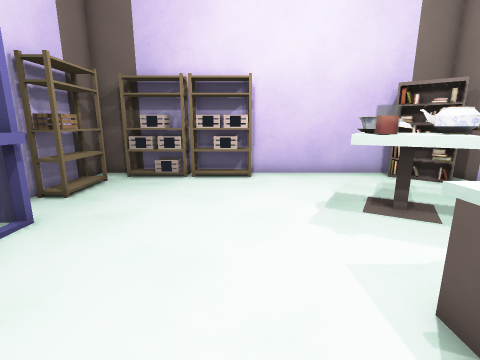
[1] (above)

12 first-person views from a walk through a level from a Godot 3-D game. The camera is 1.2 m above the floor, tilts 12° down and sees 85° across. The floor is counted in squares, 0.5 m on a side. Each view is taken from the middle of a square. On the plan, view 1 faces up. The plan holds only what a view shows up to about 18 squares ahead; the rest is blank. The place goes on beyond the plan. Some surface patterns are stand-ins.

[2]
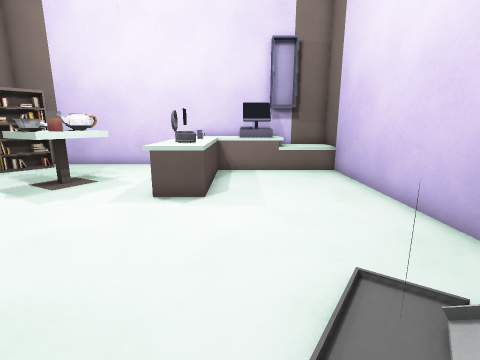

[3]
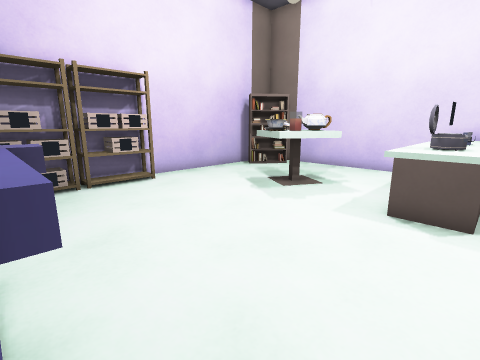

[4]
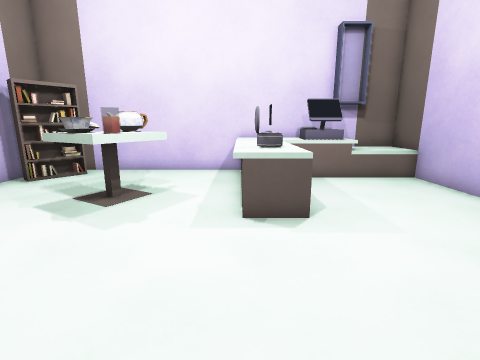

[5]
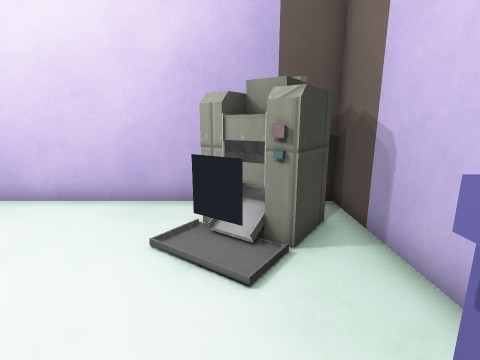

[6]
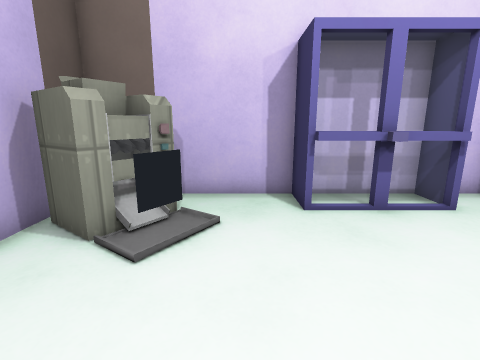

[7]
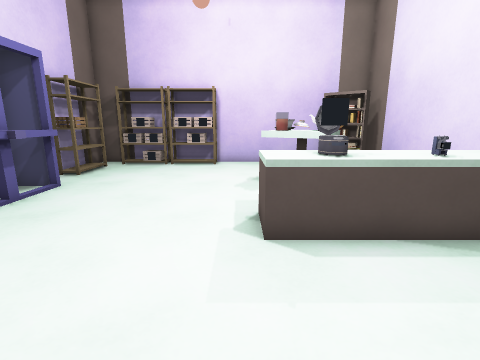

[8]
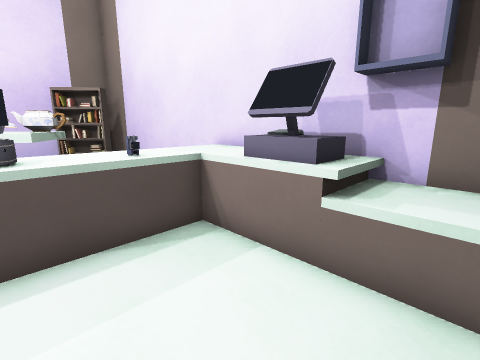

[9]
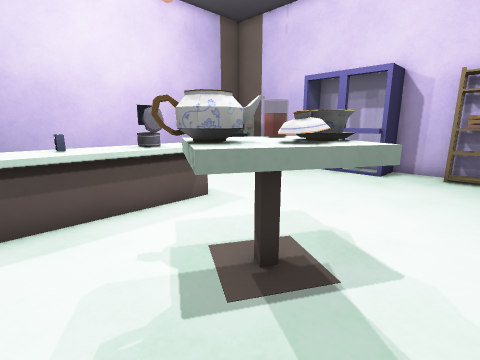

[10]
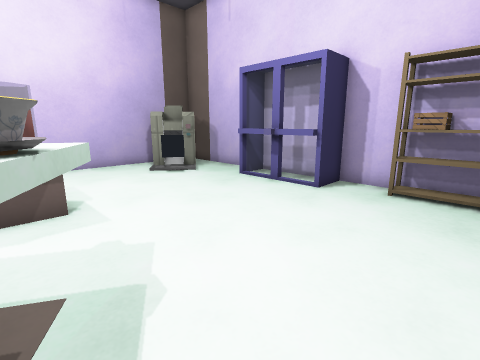

[11]
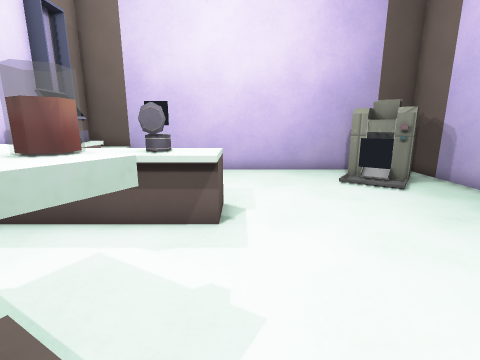

[12]
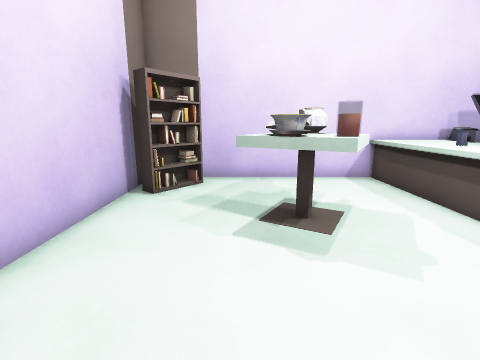

### Floor plan
Key: @ floor where view 1 was taken; # wall or solid block; . floor; = window, fence, low wall or low ledge; ^ raised ledge; S shelf; B bookshelf; C crate; T table; M machine; O other object.
Columns run from 7 left of view 1 to 10 right of it. Each row starts with its distance up from view 1.
 13 ##################
 12 #.SOSSSS......BB.#
 11 #S.............BB#
 10 #C...............#
  9 #C.........TT....#
  8 #S........TTTT...#
  7 #.........TTTT...#
  6 ###........TTT...#
  5   #..............#
  4   #..............#
  3   #.......^#^^^^^^
  2 ###.......^M^M^^^^
  1 #.........^^^^^^^^
  0 #......@.......^^#
 -1 #..............=##
 -2 #.MM...........^^#
 -3 #MMMM..........^^#
 -4 #MMMM..........^^^
 -5 ###############^=#

Where each view was taken, in squares from view 1:
view 1: 0 up, 0 right, facing up
view 2: 0 up, 6 left, facing right
view 3: 1 up, 5 left, facing up-right
view 4: 3 up, 4 left, facing right
view 5: 3 up, 4 left, facing down
view 6: 0 up, 2 right, facing left
view 7: 4 down, 2 right, facing up
view 8: 4 down, 4 right, facing up-right
view 9: 10 up, 8 right, facing down-left
view 10: 11 up, 4 right, facing down-left
view 11: 9 up, 2 right, facing down
view 12: 9 up, 2 left, facing right
